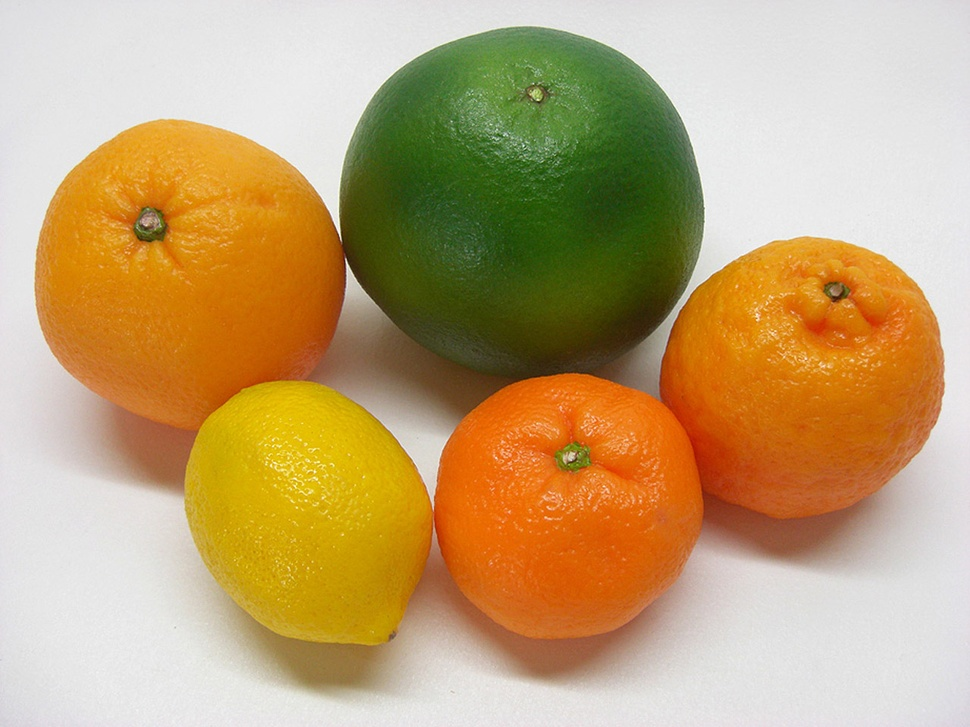
%> input picture MATLAB Examples/fruits.jpg, 970 x 727 px, shrunk from 1280 x 960 before the run
$ octave imageprocessing.m   (GNU Octave 9; MATLAB toolbox functions it lacks are replaced by stand-ins)
%> lines starting %> are read from the running program, lines starting %| are printed output that depends on the picture; in (x1, y1, x2, y2) boxes, pixels count from 0 and x2, y2 are one past the last pixel; in counts of white or black regions, pixels touching at a corner belong together; the program's own positions count from 1
clc
close all
clear all

image1 = imread('fruits.jpg');
%> image1 is the input picture: size 727x970x3 uint8; mean R, G, B 192.2, 163.4, 115.4


%%%%%%%%%%%%%%%%%%%%% Grayscale %%%%%%%%%%%%%%%%%

image1_gray = rgb2gray(image1);

figure;

subplot(2,2,3);
imhist(image1_gray);
title('Histogram Before Histeq','FontSize',16);


subplot(2,2,1);
imshow(image1_gray);
title('Before Histeq','FontSize',16);

image1_gray_eq = histeq(image1_gray);
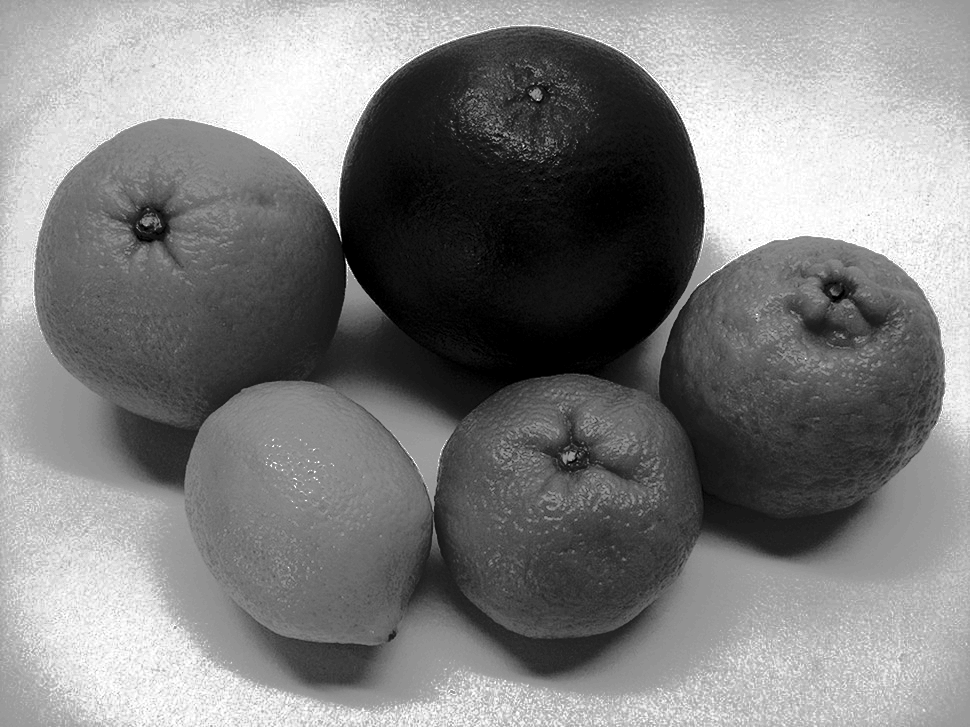
%> image1_gray_eq: size 727x970 uint8; min 0, max 255, mean 127.1

subplot(2,2,4);
imhist(image1_gray_eq);
title('Histogram After Histeq','FontSize',16);

subplot(2,2,2);
imshow(image1_gray_eq);  %Equalized output (Better Contrast !!)
title('After Histeq','FontSize',16);
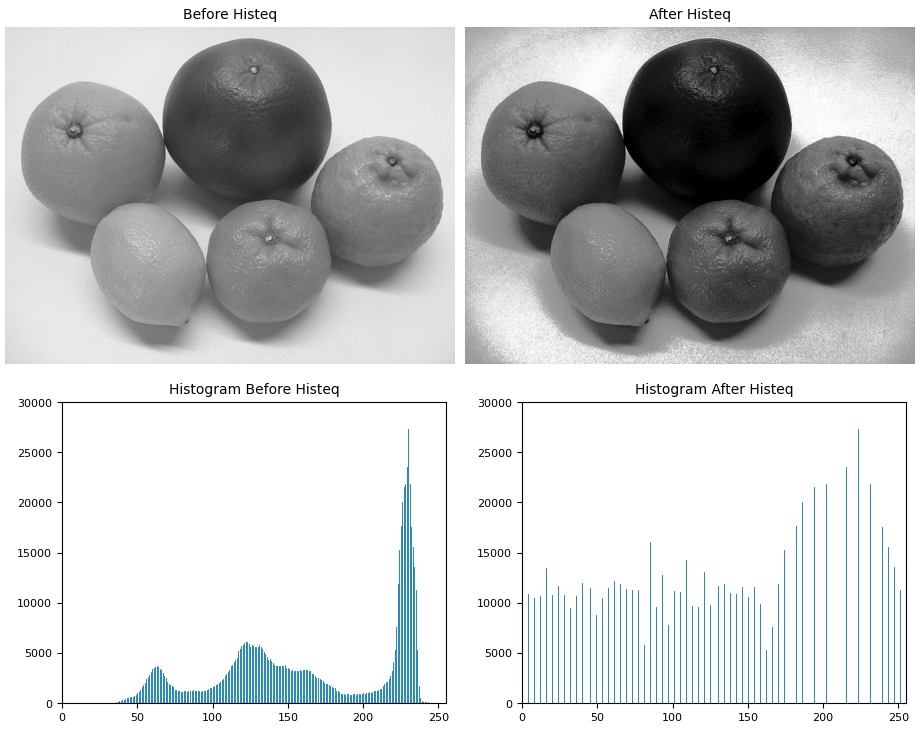
%> figure redrawn from the program's plot data, 4 panels


%%%%%%%%%%%%% Filtering on Images %%%%%%%%%%%%%%
image1_sharpen = edge(image1_gray,'sobel');
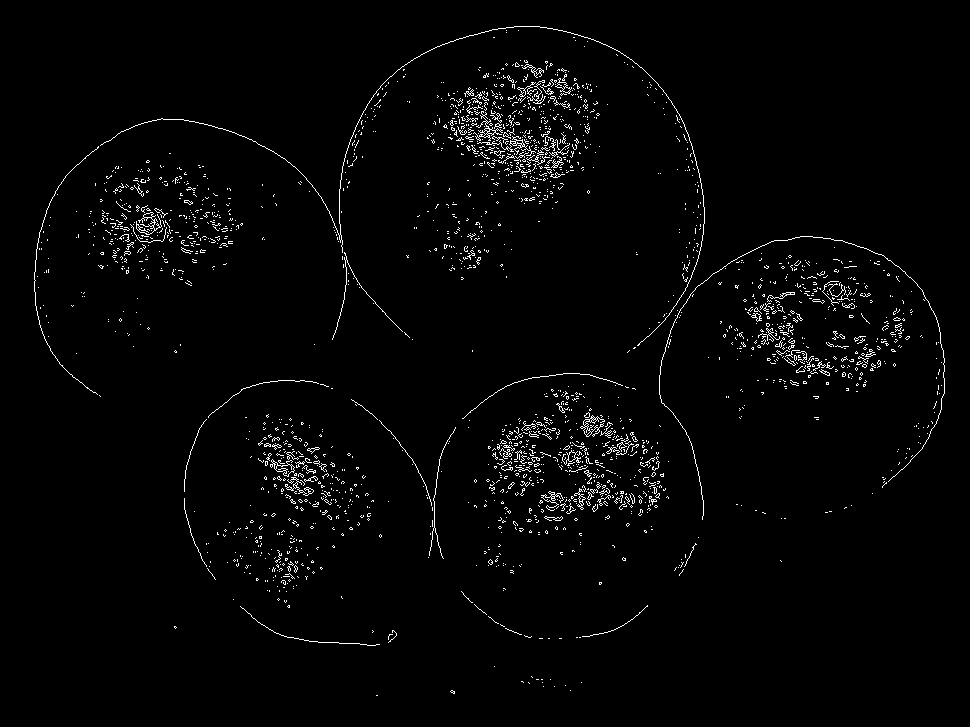
%> image1_sharpen: size 727x970 logical; 2.1% white in thin lines or dots, all inside (x1, y1, x2, y2) = (34, 26, 945, 696)

figure;
subplot(1,2,1);
imshow(image1);
title('Original','FontSize',16);
subplot(1,2,2);
imshow(image1_sharpen);
title('Edge Detection','FontSize',16);


%%%%%%%%%%%%%%%%%%%%  RGB %%%%%%%%%%%%%%%%%%%%%%

image1_red(:,:,1) = image1(:,:,1);
image1_red(:,:,2:3) = 0;
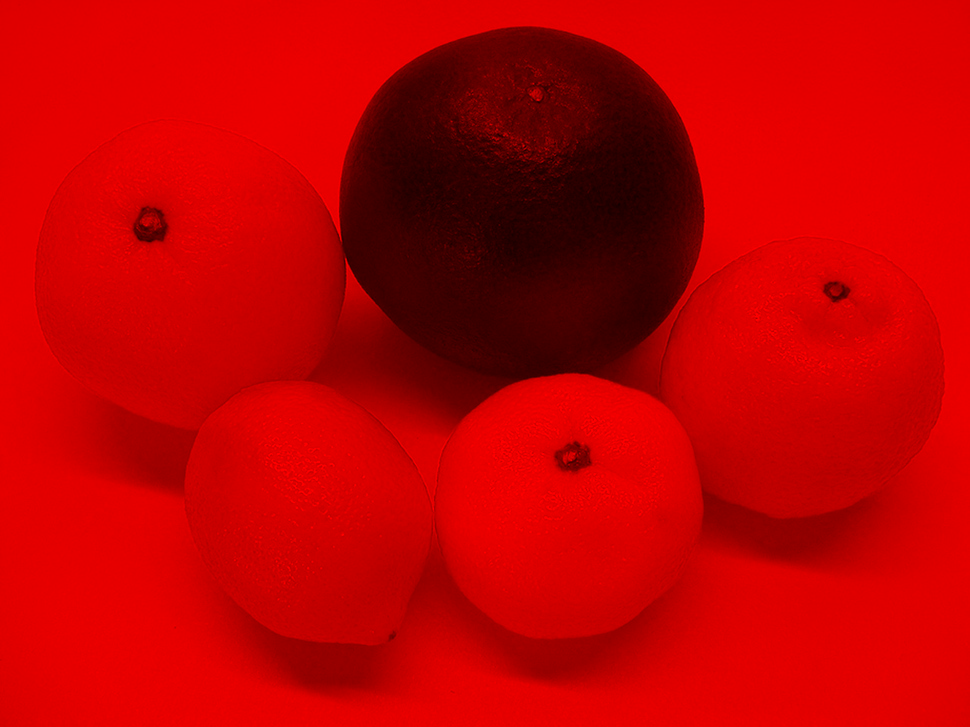
%> image1_red: size 727x970x3 uint8; mean R, G, B 192.2, 0, 0

image1_green(:,:,2) = image1(:,:,2);
image1_green(:,:,[1 3]) = 0;
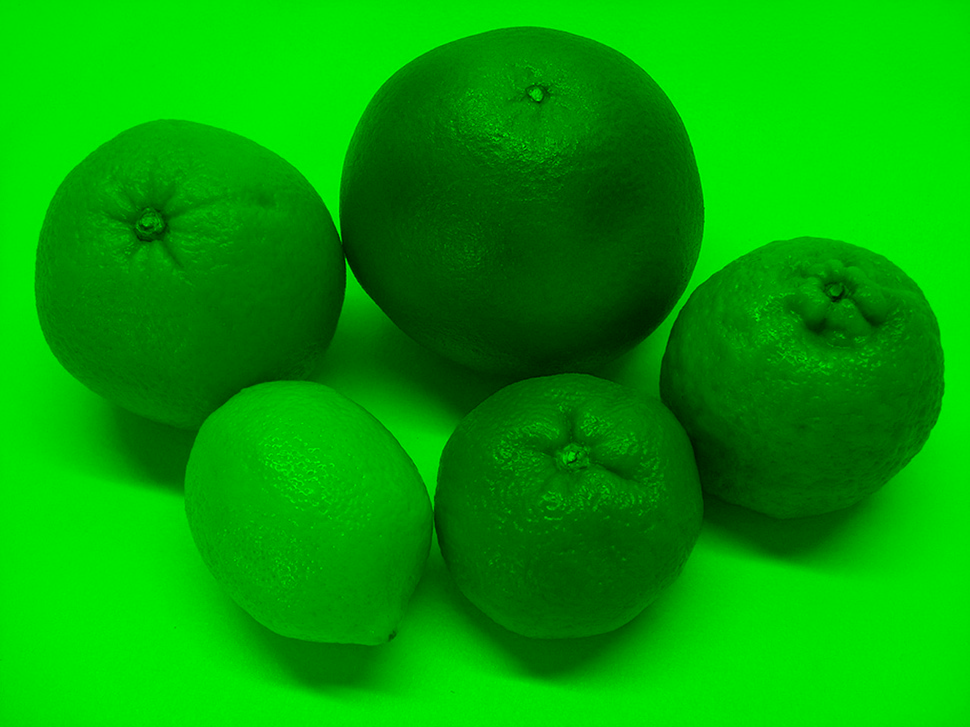
%> image1_green: size 727x970x3 uint8; mean R, G, B 0, 163.4, 0

image1_blue(:,:,3) = image1(:,:,3);
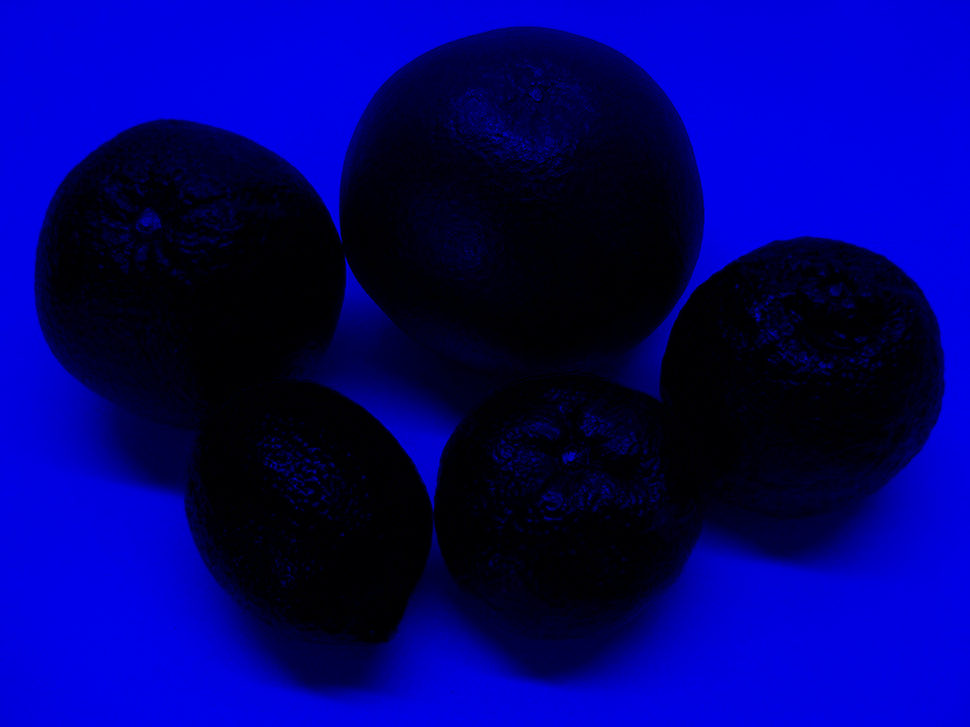
%> image1_blue: size 727x970x3 uint8; mean R, G, B 0, 0, 115.4
image1_blue(:,:,[1:2]) = 0;

figure;
subplot(2,2,1);
imshow(image1);
title('Original','FontSize',16);

subplot(2,2,2);
imshow(image1_red);
title('Red Layer','FontSize',16);

subplot(2,2,3);
imshow(image1_green);
title('Green Layer','FontSize',16);

subplot(2,2,4);
imshow(image1_blue);
title('Blue Layer','FontSize',16);

$ run again, with MATLAB Examples/Sunset.jpg copied over MATLAB Examples/fruits.jpg
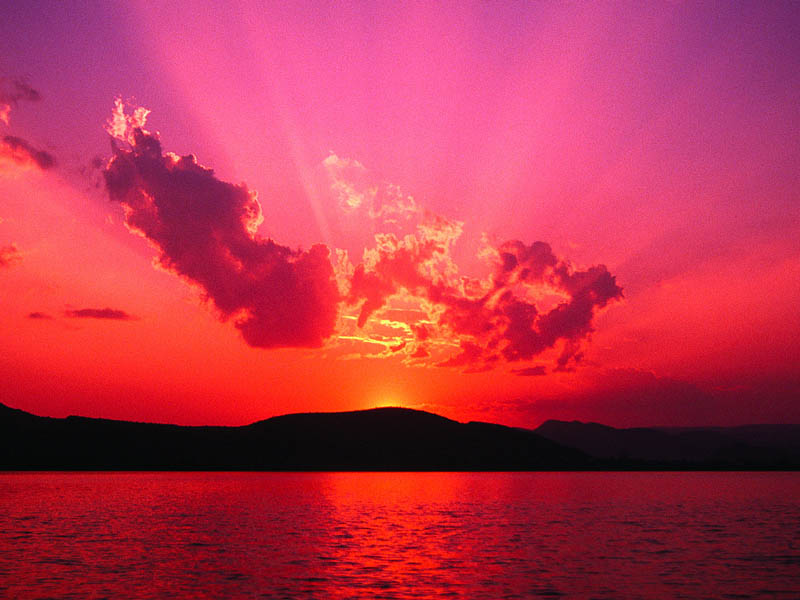
%> input picture MATLAB Examples/Sunset.jpg, 800 x 600 px
%> image1 is the input picture: size 600x800x3 uint8; mean R, G, B 185, 51.3, 77.5
%> `image1_sharpen = edge(image1_gray,'sobel');`:
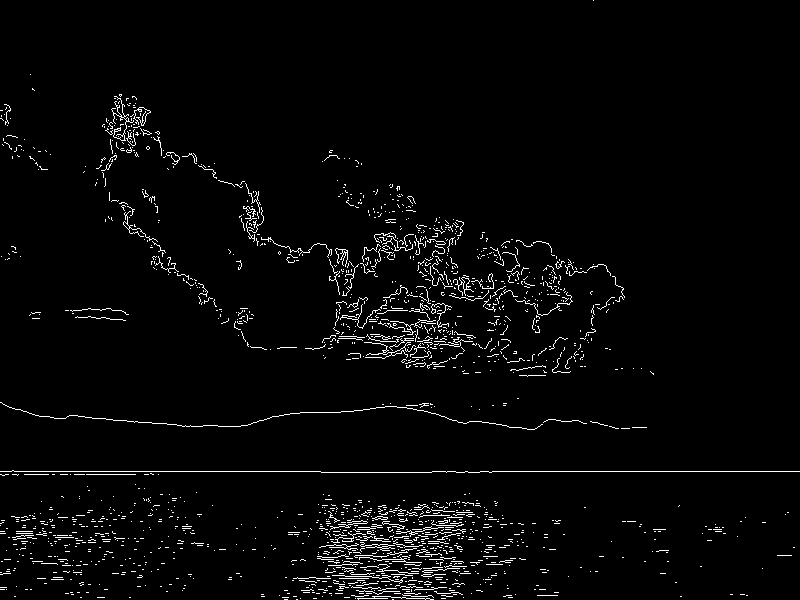
%> image1_sharpen: size 600x800 logical; 2.8% white in thin lines or dots
%> `image1_blue(:,:,3) = image1(:,:,3);`:
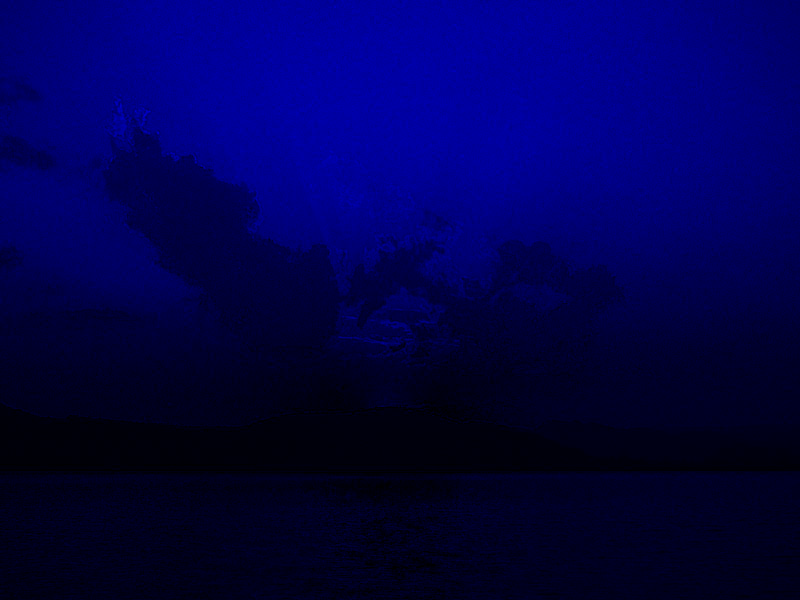
%> image1_blue: size 600x800x3 uint8; mean R, G, B 0, 0, 77.5
